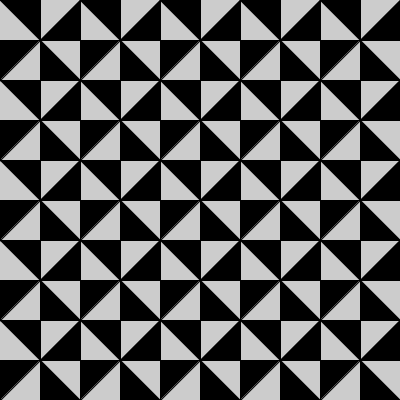
Frame 1 (no input)
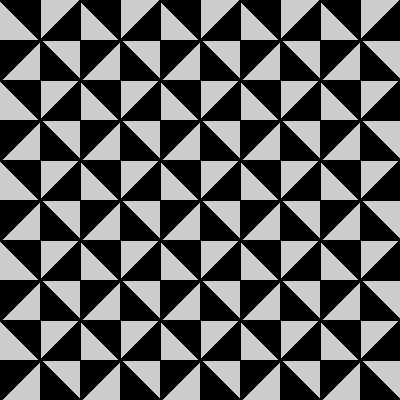
Frame 60 (the mouse pressed at the canvas centre just before this capture)
Frame 120 (the mouse held since frame 60 and released just before this capture): identical to frame 60, image omitted

The Processing sketch that drew these frames (run headless with seeded random() and noise(); from frame 60 on, the mouse is pressed at the canvas centre):

// Processing sketch: triangle
// ── triangle.pde
 void setup(){
  size(400,400);
}

int widSpa=10,lenSpa=10,space=40;
void draw(){
  fill(0);
 for(int i=0;i<height/space;i+=1){
    for(int j=0;j<width/space;j+=1){
      if(i%2==0){
        if(j%2==0)triangle(space*j,space*i,  space*(1+j),space*i,  space*(j+1),space*(i+1));
        else if(j%2==1) triangle(space*(j+1),space*(i+1),  space*(j+1),space*i,  space*j,space*(i+1));
      }
     else{
       if(j%2==1)triangle(space*(j+1),space*(i+1),  space*(j),space*i,  space*j,space*(i+1));
        else triangle(space*j,space*i,  space*(1+j),space*i,  space*j,space*(i+1));
      }
    }
 }
  
}


//for(int i=0;i<height/space;i+=1){
//    for(int j=0;j<width/space;j+=1){
//      if(i%2==1){
//        if(j%2==0)triangle(space*j,space*i,  space*(1+j),space*i,  space*(j+1),space*(i+1));
//        else triangle(space*(i+1),space*(j+1),  space*(i+1),space*j,  space*i,space*(j+1));
//      }
//     else{
//       if(j%2==1)triangle(space*j,space*i,  space*(1+j),space*i,  space*j,space*(i+1));
//        else triangle(space*(i+1),space*(j+1),  space*(i),space*j,  space*i,space*(j+1));
//      }
//    }
// }
